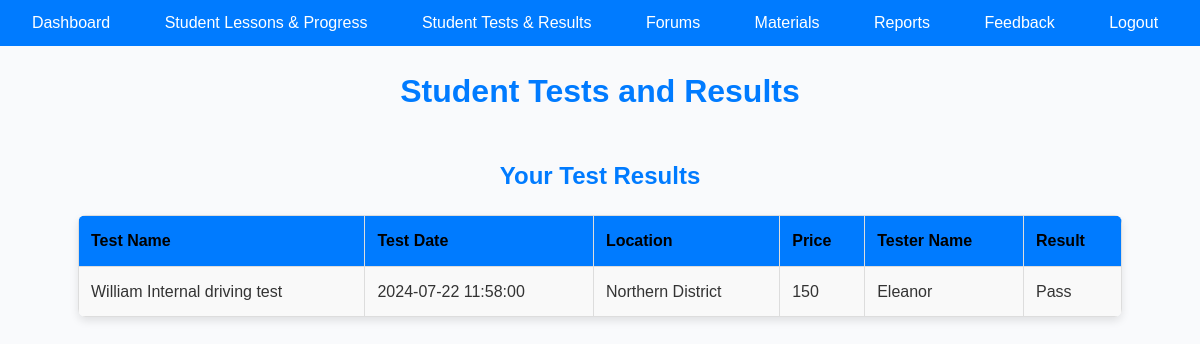
/driving_lessons_system_final/student_tests_results.php (signed in), run on the app's committed database.
### tables this page shows
CREATE TABLE IF NOT EXISTS `testresults` (
  `result_id` int NOT NULL AUTO_INCREMENT,
  `test_id` int DEFAULT NULL,
  `user_id` int DEFAULT NULL,
  `test_date` date DEFAULT NULL,
  `result` enum('Pass','Fail') NOT NULL,
  PRIMARY KEY (`result_id`),
  KEY `user_id` (`user_id`),
  KEY `test_id` (`test_id`)
);

CREATE TABLE IF NOT EXISTS `tests` (
  `test_id` int NOT NULL AUTO_INCREMENT,
  `test_name` varchar(100) NOT NULL,
  `created_at` timestamp NULL DEFAULT CURRENT_TIMESTAMP,
  `user_id` int DEFAULT NULL,
  `test_date` datetime DEFAULT NULL,
  `location` enum('Northern District','Southern District','Center District','Haifa District','Tel Aviv District','Jerusalem District') DEFAULT NULL,
  `student_name` varchar(100) DEFAULT NULL,
  `tester_name` varchar(20) NOT NULL,
  `price` int NOT NULL,
  PRIMARY KEY (`test_id`),
  KEY `user_id` (`user_id`)
);

### driving_lessons_system_final/student_tests_results.php (the view, shortened to what this page needs)
<?php
include('config.php');
$user_id = $_SESSION['user_id'];
$role_id = $_SESSION['role_id'];
$stmt = $conn->prepare("
    SELECT
        t.test_name,
        t.test_date,
        t.location,
        t.price,
        t.tester_name,
        tr.result
    FROM
        tests t
    LEFT JOIN
        testresults tr ON t.test_id = tr.test_id
    WHERE
        t.student_name = (SELECT username FROM users WHERE user_id = ?)
    ORDER BY
        t.test_date DESC");
$stmt->bind_param("i", $user_id);
$stmt->execute();
$result = $stmt->get_result();
?>
<!DOCTYPE html>
<html>
<head>
    <link rel="stylesheet" type="text/css" href="style.css">
</head>
<body>
<nav>
    <ul>
        <li><a href="dashboard.php">Dashboard</a></li>
        <?php if ($role_id != 1 && $role_id != 2):  ?>
            <li><a href="student_lessons_progress.php">Student Lessons & Progress</a></li>
        <?php endif; ?>
        <?php if ($role_id != 1 && $role_id != 2):  ?>
            <li><a href="student_tests_results.php">Student Tests & Results</a></li>
        <?php endif; ?>
        <li><a href="forum.php">Forums</a></li>
        <li><a href="upload_materials.php">Materials</a></li>
        <?php if ($role_id != 1):  ?>
            <li><a href="reports.php">Reports</a></li>
        <?php endif; ?>
        <li><a href="feedback.php">Feedback</a></li>
        <li><a href="logout.php">Logout</a></li>
    </ul>
</nav>
<header>
    <h1>Student Tests and Results</h1>
</header>
<div class="container">
    <h2>Your Test Results</h2>
    <table>
        <tr>
            <th>Test Name</th>
            <th>Test Date</th>
            <th>Location</th>
            <th>Price</th>
            <th>Tester Name</th>
            <th>Result</th>
        </tr>
        <?php
        if ($result->num_rows > 0) {
            while ($row = $result->fetch_assoc()) {
                $row_class = ($row['result'] == 'Fail') ? 'fail-row' : '';
                echo "<tr class='$row_class'>
                        <td>" . htmlspecialchars($row['test_name']) . "</td>
                        <td>" . htmlspecialchars($row['test_date']) . "</td>
                        <td>" . htmlspecialchars($row['location']) . "</td>
                        <td>" . htmlspecialchars($row['price']) . "</td>
                        <td>" . htmlspecialchars($row['tester_name']) . "</td>
                        <td>" . htmlspecialchars($row['result']) . "</td>
                      </tr>";
            }
        } else {
            echo "<tr><td colspan='6'>No test results found.</td></tr>";
        }
        ?>
    </table>
</div>
</body>
</html>

### driving_lessons_system_final/style.css (style rules this page uses)
* { margin: 0; padding: 0; box-sizing: border-box; }
body { font-family: 'Arial', sans-serif; line-height: 1.6; background-color: #f9fafc; color: #333; margin: 0; padding: 0; }
.container { max-width: 1200px; margin: 0 auto; padding: 20px; }
h1, h2, h3 { text-align: center; margin-bottom: 20px; color: #007bff; font-weight: bold; }
nav ul { list-style-type: none; padding: 0; text-align: center; background-color: #007bff; margin-bottom: 20px; }
nav ul li { display: inline-block; margin-right: 10px; }
nav ul li a { text-decoration: none; color: #fff; padding: 10px 20px; display: block; border-radius: 4px; transition: background-color 0.3s ease, transform 0.3s ease; }
table { width: 90%; border-collapse: collapse; margin: 20px auto; border-radius: 8px; overflow: hidden; box-shadow: 0 4px 8px rgba(0,0,0,0.1); }
table th, table td { border: 1px solid #ddd; padding: 12px; text-align: left; transition: background-color 0.3s ease; }
table th { background-color: #007bff; color:black; font-weight: bold; }
table tr:nth-child(even) { background-color: #f9f9f9; }

### data on the page
testresults: test.test_name "William Internal driving test", test.test_date "2024-07-22 11:58:00", test.location "Northern District", test.price "150", test.tester_name "Eleanor", result "Pass"
